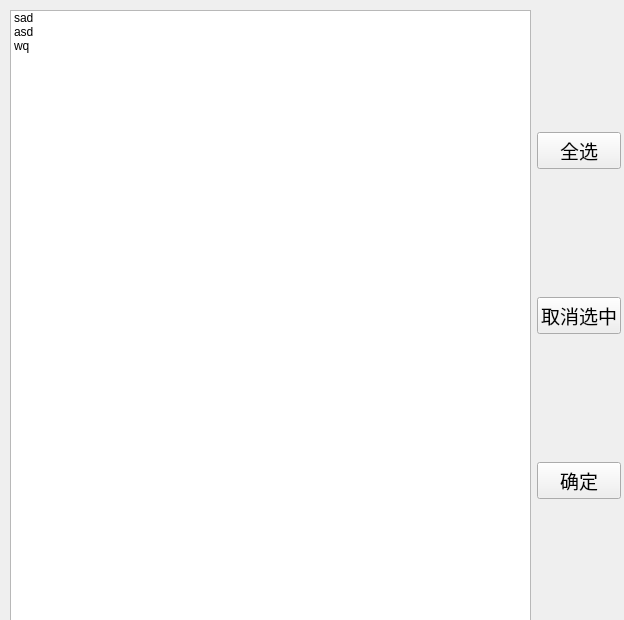
<?xml version="1.0" encoding="UTF-8"?>
<ui version="4.0">
 <class>ShareFile</class>
 <widget class="QWidget" name="ShareFile">
  <property name="geometry">
   <rect>
    <x>0</x>
    <y>0</y>
    <width>624</width>
    <height>620</height>
   </rect>
  </property>
  <property name="windowTitle">
   <string>Form</string>
  </property>
  <widget class="QWidget" name="">
   <property name="geometry">
    <rect>
     <x>10</x>
     <y>10</y>
     <width>611</width>
     <height>611</height>
    </rect>
   </property>
   <layout class="QHBoxLayout" name="horizontalLayout">
    <item>
     <widget class="QListWidget" name="listWidget">
      <property name="selectionMode">
       <enum>QAbstractItemView::MultiSelection</enum>
      </property>
      <item>
       <property name="text">
        <string>sad</string>
       </property>
      </item>
      <item>
       <property name="text">
        <string>asd</string>
       </property>
      </item>
      <item>
       <property name="text">
        <string>wq</string>
       </property>
      </item>
     </widget>
    </item>
    <item>
     <layout class="QVBoxLayout" name="verticalLayout">
      <item>
       <widget class="QPushButton" name="allSelect_pb">
        <property name="font">
         <font>
          <family>Agency FB</family>
          <pointsize>14</pointsize>
         </font>
        </property>
        <property name="text">
         <string>全选</string>
        </property>
       </widget>
      </item>
      <item>
       <widget class="QPushButton" name="cancelSelect_pb">
        <property name="font">
         <font>
          <family>Agency FB</family>
          <pointsize>14</pointsize>
         </font>
        </property>
        <property name="text">
         <string>取消选中</string>
        </property>
       </widget>
      </item>
      <item>
       <widget class="QPushButton" name="ok_pb">
        <property name="font">
         <font>
          <family>Agency FB</family>
          <pointsize>14</pointsize>
         </font>
        </property>
        <property name="text">
         <string>确定</string>
        </property>
       </widget>
      </item>
     </layout>
    </item>
   </layout>
  </widget>
 </widget>
 <resources/>
 <connections/>
</ui>
